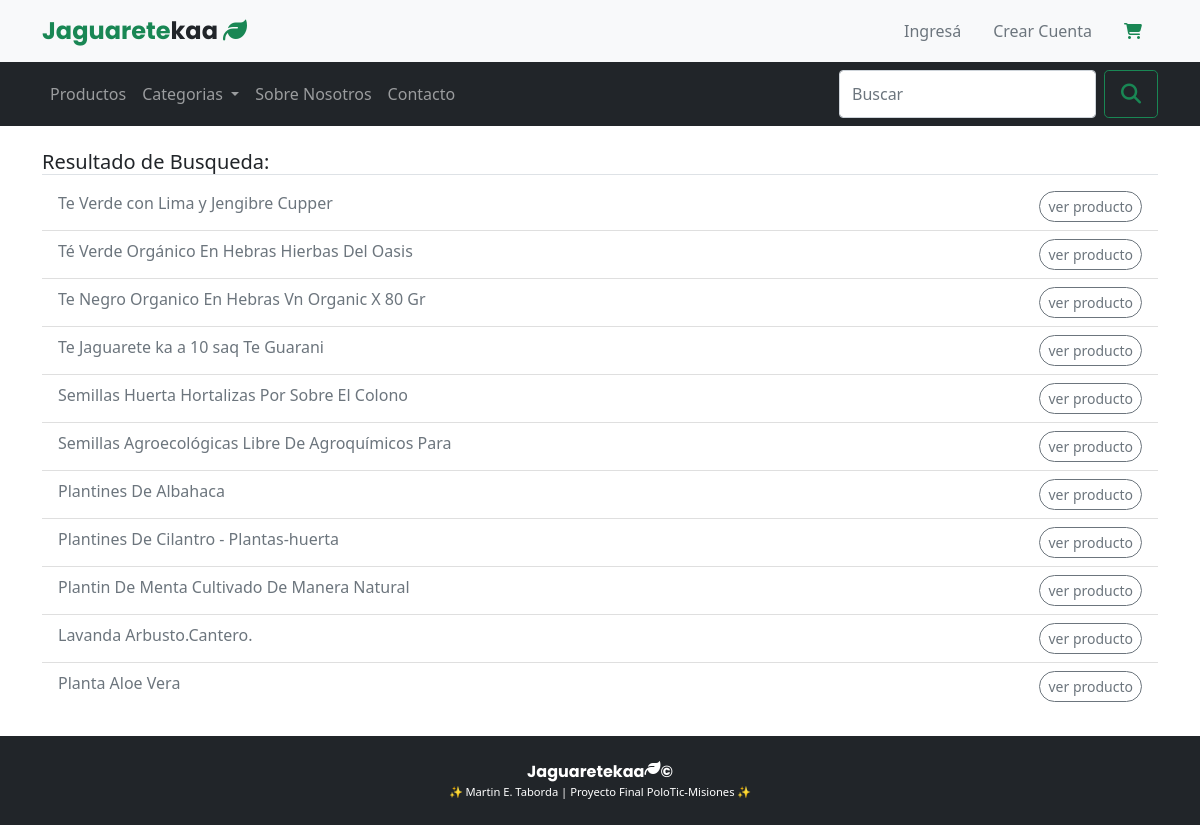
/listaBusqueda/, run on the app's committed database.
### pruebaApp1/models.py (models this page shows, shortened)
class Producto (models.Model):
    nombre = models.CharField(max_length=50)
    categoria = models.ForeignKey(Categoria, on_delete=models.CASCADE)
    imagen = models.ImageField(upload_to='ProductosImg')
    descripcion = models.TextField()
    precio = models.IntegerField()
    created = models.DateField(auto_now_add=True)
    updated = models.DateField(auto_now_add=True)

### pruebaApp1/views.py (the view)
# urls.py: path('listaBusqueda/',views.listaBusqueda, name="listaBusqueda"),
def listaBusqueda(request):
        buscar= request.GET.get('buscar')
        productos=Producto.objects.all()
        if buscar:
         productos=Producto.objects.filter(
            Q(descripcion__icontains=buscar) |
            Q(nombre__icontains=buscar)
            )
        return render(request,"pruebaApp1/listaBusqueda.html", {"productos": productos})

### pruebas/context_processors.py (called while the page is built)
def menu_categorias(request):
    categorias= Categoria.objects.all().order_by('-id')
    return {"categorias": categorias}

### pruebaApp1/templates/pruebaApp1/listaBusqueda.html
{% extends 'pruebas/main_template.html' %}
{% load static %}
{% block content %}
<section class="container mt-3 m-height">
{% if productos %}
    <h2 class="fw-normal fs-5 border-bottom mt-4">Resultado de Busqueda:</span></h2>
    <ul class="list-group list-group-flush">
{% for producto in productos %}
<li class="list-group-item fw-normal text-secondary d-flex justify-content-between ">{{producto.nombre}} <a href="{% url 'Vistaproducto' producto.id  %}" class="btn btn-outline-secondary rounded-pill btn-sm">ver producto</a></li>
{% endfor %}
    {% else %}
    <h2 class="fw-normal fs-5 text-success mt-4"> Lo sentimos, no contamos con ese producto</h2>
{% endif %}
</section>
{% endblock %}

### pruebas/static/pruebas/css/custom.css (style rules this page uses)
.m-height { min-height: calc(100vh - 214px); }

### data on the page
Producto: nombre "Te Verde con Lima y Jengibre Cupper"
Producto: nombre "Té Verde Orgánico En Hebras Hierbas Del Oasis"
Producto: nombre "Te Negro Organico En Hebras Vn Organic X 80 Gr"
Producto: nombre "Te Jaguarete ka a 10 saq Te Guarani"
Producto: nombre "Semillas Huerta Hortalizas Por Sobre El Colono"
Producto: nombre "Semillas Agroecológicas Libre De Agroquímicos Para"
Producto: nombre "Plantines De Albahaca"
Producto: nombre "Plantines De Cilantro - Plantas-huerta"
Producto: nombre "Plantin De Menta Cultivado De Manera Natural"
Producto: nombre "Lavanda Arbusto.Cantero."
Producto: nombre "Planta Aloe Vera"
